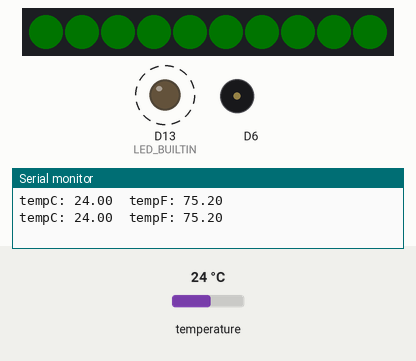
Recording of a sketch running on a simulated Adafruit Circuit Playground Express. On the bench: 10 RGB LEDs in strip order, left to right, output pins drawn as LEDs (lit = HIGH), buzzer (waves = sounding), the last lines printed to the serial monitor. Dashed ring = blinking. Inputs (shaded band) come from the test bench; at power-on: temperature 24 °C. Dim RGB values are drawn brighter than linear.

Above: at 1.2 s.
1.3 s: temperature set to 34.5 °C
4.3 s: temperature set to 35.5 °C
At 5.15 s:
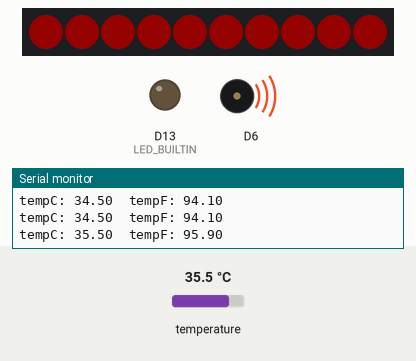
At 6.3 s:
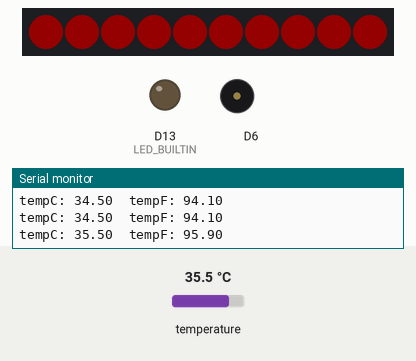
Timing chart, 0 to 7.8 s (numbered marks = the images above; inputs shaded):
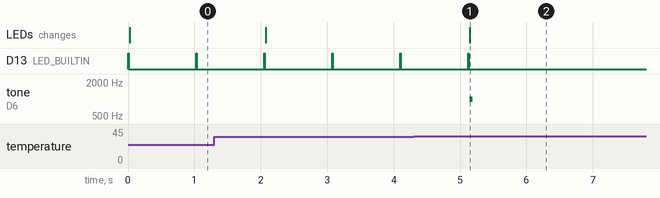

The sketch:

TemperatureWarning.ino
```cpp
#include <Adafruit_CircuitPlayground.h>

float tempC, tempF;

void setup() {
  Serial.begin(9600);
  CircuitPlayground.begin();
  pinMode(LED_BUILTIN, OUTPUT);
}

void loop() {
  digitalWrite(LED_BUILTIN, HIGH);   // turn the LED on (HIGH is the voltage level)
  delay(10);                       // wait for a second
  digitalWrite(LED_BUILTIN, LOW);    // turn the LED off by making the voltage LOW
  delay(10);                       // wait for a second
  tempC = CircuitPlayground.temperature();
  tempF = CircuitPlayground.temperatureF();

  Serial.print("tempC: ");
  Serial.print(tempC);
  Serial.print("  tempF: ");
  Serial.println(tempF);
  if (tempF < 95) {
    for (int x = 0; x <= 9; x++) {
      CircuitPlayground.setPixelColor(x, 0,   tempC,   0);
    }
    delay(1000);
  }
  else {
    for (int x = 0; x <= 9; x++) {
      CircuitPlayground.setPixelColor(x, 255,   0,   0);
    }
    CircuitPlayground.playTone(1000, 50);
    delay(15000);
  }
}
```

Measured:
- the behaviour switches between 34.9 and 35 °C on temperature (found by bisection; images 0 and 1)
- after the input at 4.3 s, D13 (LED_BUILTIN): goes on until 5.1 s, then stays LOW; tone on D6: silent → 1000 Hz after 0.84 s, → silent 0.05 s later; the LEDs: change after 0.84 s (image 1)
- by itself, D13 (LED_BUILTIN): alternates HIGH for 0.01 s and LOW for 1.0 s
